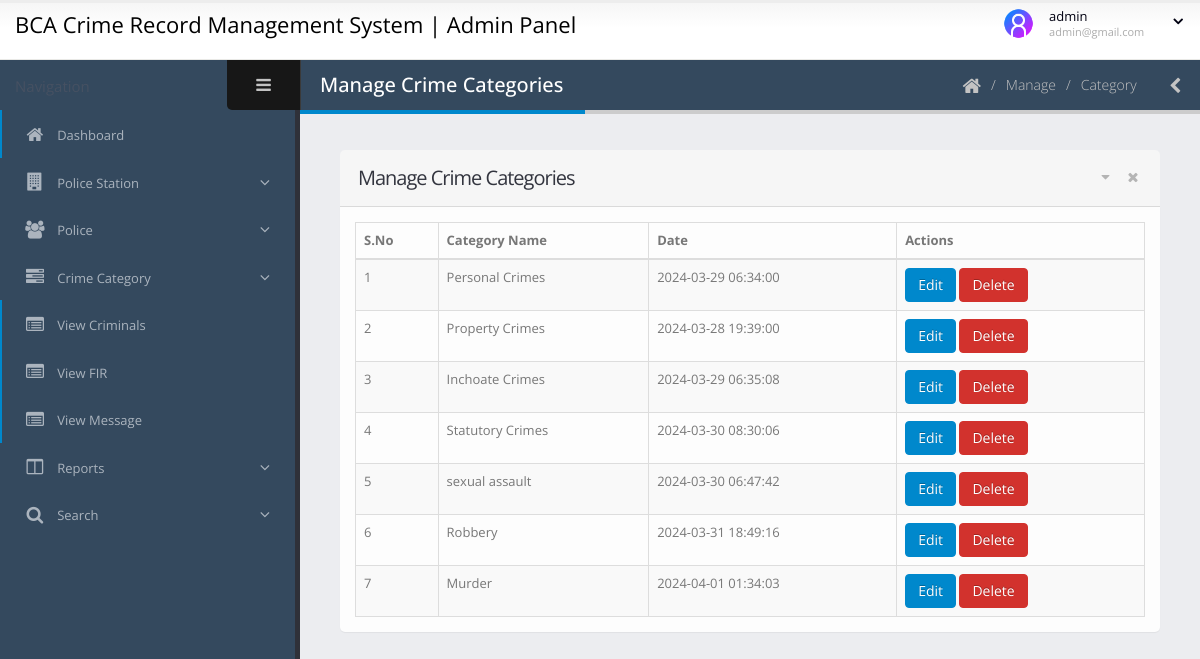
Page /admin/manage-category.php (signed in) on the committed database.
### tables this page shows
CREATE TABLE `tblcategory` (
  `ID` int(10) NOT NULL,
  `CategoryName` varchar(200) DEFAULT NULL,
  `CatDes` mediumtext DEFAULT NULL,
  `AddDate` timestamp NOT NULL DEFAULT current_timestamp()
);

### admin/manage-category.php (the view, shortened to what this page needs)
<?php
include('includes/dbconnection.php');
if (strlen($_SESSION['crmsaid']==0)) {
  header('location:logout.php');
  } else{
?>
<!doctype html>
<html class="fixed">
	<head>
		<link rel="stylesheet" href="../assets/vendor/bootstrap/css/bootstrap.css" />
		<link rel="stylesheet" href="../assets/vendor/font-awesome/css/font-awesome.css" />
		<link rel="stylesheet" href="../assets/vendor/magnific-popup/magnific-popup.css" />
		<link rel="stylesheet" href="../assets/vendor/bootstrap-datepicker/css/datepicker3.css" />
		<link rel="stylesheet" href="../assets/vendor/select2/select2.css" />
		<link rel="stylesheet" href="../assets/vendor/jquery-datatables-bs3/assets/css/datatables.css" />
		<link rel="stylesheet" href="../assets/stylesheets/theme.css" />
		<link rel="stylesheet" href="../assets/stylesheets/skins/default.css" />
		<link rel="stylesheet" href="../assets/stylesheets/theme-custom.css">
	</head>
	<body>
		<section class="body">
			<?php include_once('includes/header.php');?>
			<div class="inner-wrapper">
				<?php include_once('includes/sidebar.php');?>
				<section role="main" class="content-body">
					<header class="page-header">
						<h2>Manage Crime Categories</h2>
						<div class="right-wrapper pull-right">
							<ol class="breadcrumbs">
								<li>
									<a href="dashboard.php">
										<i class="fa fa-home"></i>
									</a>
								</li>
								<li><span>Manage</span></li>
								<li><span>Category</span></li>
							</ol>
							<a class="sidebar-right-toggle" data-open="sidebar-right"><i class="fa fa-chevron-left"></i></a>
						</div>
					</header>
						<section class="panel">
							<header class="panel-heading">
								<div class="panel-actions">
									<a href="#" class="fa fa-caret-down"></a>
									<a href="#" class="fa fa-times"></a>
								</div>
								<h2 class="panel-title">Manage Crime Categories</h2>
							</header>
							<div class="panel-body">
								<table class="table table-bordered table-striped mb-none" id="datatable-editable">
									<thead>
										<tr>
											<th>S.No</th>
											<th>Category Name</th>
											<th>Date</th>
											<th>Actions</th>
										</tr>
									</thead>
									<tbody>
										<?php
$sql="SELECT * from tblcategory";
$query = $dbh -> prepare($sql);
$query->execute();
$results=$query->fetchAll(PDO::FETCH_OBJ);
$cnt=1;
if($query->rowCount() > 0)
{
foreach($results as $row)
{               ?>
										<tr>
											<td><?php echo htmlentities($cnt);?></td>
											<td><?php  echo htmlentities($row->CategoryName);?>
											</td>
											<td><?php  echo htmlentities($row->AddDate);?></td>
											<td>
												<a href="edit-category-detail.php?editid=<?php echo htmlentities ($row->ID);?>" class="btn btn-primary" target="_blank">Edit </a>
												<a href="manage-category.php?delid=<?php echo ($row->ID);?>" onclick="return confirm('Do you really want to Delete ?');" class="btn btn-danger">Delete</a>
											</td>
										</tr>
									<?php $cnt=$cnt+1;}} ?>
									</tbody>
								</table>
							</div>
						</section>
				</section>
			</div>
		</section>
	</body>
</html><?php }  ?>

### admin/includes/header.php (shortened to what this page needs)
    <header class="header">
                <div class="logo-container">
              <a href="dashboard.php" class="logo" style="color:#000; font-size:22px; text-decoration:none;">
                     BCA Crime Record Management System | Admin Panel
                    </a>
                </div>
                <div class="header-right">
                    <div id="userbox" class="userbox">
                        <a href="#" data-toggle="dropdown">
                            <figure class="profile-picture">
                                <img src="../assets/images/admin.png" alt="Admin" class="img-circle" data-lock-picture="../assets/images/admin.png" />
                            </figure>
                            <div class="profile-info" data-lock-name="John Doe" data-lock-email="johndoe@JSOFT.com">
                             <?php
$aid=$_SESSION['crmsaid'];
$sql="SELECT AdminName,Email from  tbladmin where ID=:aid";
$query = $dbh -> prepare($sql);
$query->bindParam(':aid',$aid,PDO::PARAM_STR);
$query->execute();
$results=$query->fetchAll(PDO::FETCH_OBJ);
$cnt=1;
if($query->rowCount() > 0)
{
foreach($results as $row)
{               ?>
                                <span class="name"><?php  echo $row->AdminName;?></span>
                                <span class="role"><?php  echo $row->Email;?></span>
                                <?php $cnt=$cnt+1;}} ?>
                            </div>
                            <i class="fa custom-caret"></i>
                        </a>
                    </div>
                </div>
            </header>

### admin/includes/sidebar.php (shortened to what this page needs)
<aside id="sidebar-left" class="sidebar-left">
        <div class="sidebar-header">
          <div class="sidebar-title">
          </div>
          <div class="sidebar-toggle hidden-xs" data-toggle-class="sidebar-left-collapsed" data-target="html" data-fire-event="sidebar-left-toggle">
            <i class="fa fa-bars" aria-label="Toggle sidebar"></i>
          </div>
        </div>
        <div class="nano">
          <div class="nano-content">
            <nav id="menu" class="nav-main" role="navigation">
              <ul class="nav nav-main">
                <li class="nav-active">
                  <a href="dashboard.php">
                    <i class="fa fa-home" aria-hidden="true"></i>
                    <span>Dashboard</span>
                  </a>
                </li>
 <li class="nav-parent">
                  <a>
                    <i class="fa fa-building" aria-hidden="true"></i>
                    <span>Police Station</span>
                  </a>
                </li>
                <li class="nav-parent">
                  <a>
                    <i class="fa fa-users" aria-hidden="true"></i>
                    <span>Police</span>
                  </a>
                </li>
                <li class="nav-parent">
                  <a>
                    <i class="fa fa-tasks" aria-hidden="true"></i>
                    <span>Crime Category</span>
                  </a>
                </li>
                <li class="nav-active">
                  <a href="view-criminals.php">
                    <i class="fa fa-list-alt" aria-hidden="true"></i>
                    <span>View Criminals</span>
                  </a>
                </li>
                <li class="nav-active">
                  <a href="view-fir.php">
                    <i class="fa fa-list-alt" aria-hidden="true"></i>
                    <span>View FIR</span>
                  </a>
                </li>
                <li class="nav-active">
                  <a href="view-msg.php">
                    <i class="fa fa-list-alt" aria-hidden="true"></i>
                    <span>View Message</span>
                  </a>
                </li>
          <li class="nav-parent">
                  <a>
                    <i class="fa fa-columns" aria-hidden="true"></i>
                    <span>Reports</span>
                  </a>
                </li>
             <li class="nav-parent">
                  <a>
                    <i class="fa fa-search" aria-hidden="true"></i>
                    <span>Search</span>
                  </a>
                </li>
              </ul>
            </nav>
          </div>
        </div>
      </aside>

### assets/stylesheets/skins/default.css (style rules this page uses)
a, .btn-link { color: #0088cc; }
body .btn-primary { color: #ffffff; text-shadow: 0 -1px 0 rgba(0, 0, 0, 0.25); background-color: #0088cc; border-color: #0088cc; }
body .btn-danger { color: #ffffff; text-shadow: 0 -1px 0 rgba(0, 0, 0, 0.25); background-color: #d2322d; border-color: #d2322d; }
.page-header h2 { border-bottom-color: #0088cc; }
ul.nav-main > li.nav-active > a { box-shadow: 2px 0 0 #0088cc inset; }

### rows in the picture
tblcategory: CategoryName "Personal Crimes", AddDate "2024-03-29 06:34:00"
tblcategory: CategoryName "Property Crimes", AddDate "2024-03-28 19:39:00"
tblcategory: CategoryName "Inchoate Crimes", AddDate "2024-03-29 06:35:08"
tblcategory: CategoryName "Statutory Crimes", AddDate "2024-03-30 08:30:06"
tblcategory: CategoryName "sexual assault", AddDate "2024-03-30 06:47:42"
tblcategory: CategoryName "Robbery", AddDate "2024-03-31 18:49:16"
tblcategory: CategoryName "Murder", AddDate "2024-04-01 01:34:03"

### other values in the picture
$row->AdminName "admin"
$row->Email "admin@gmail.com"
